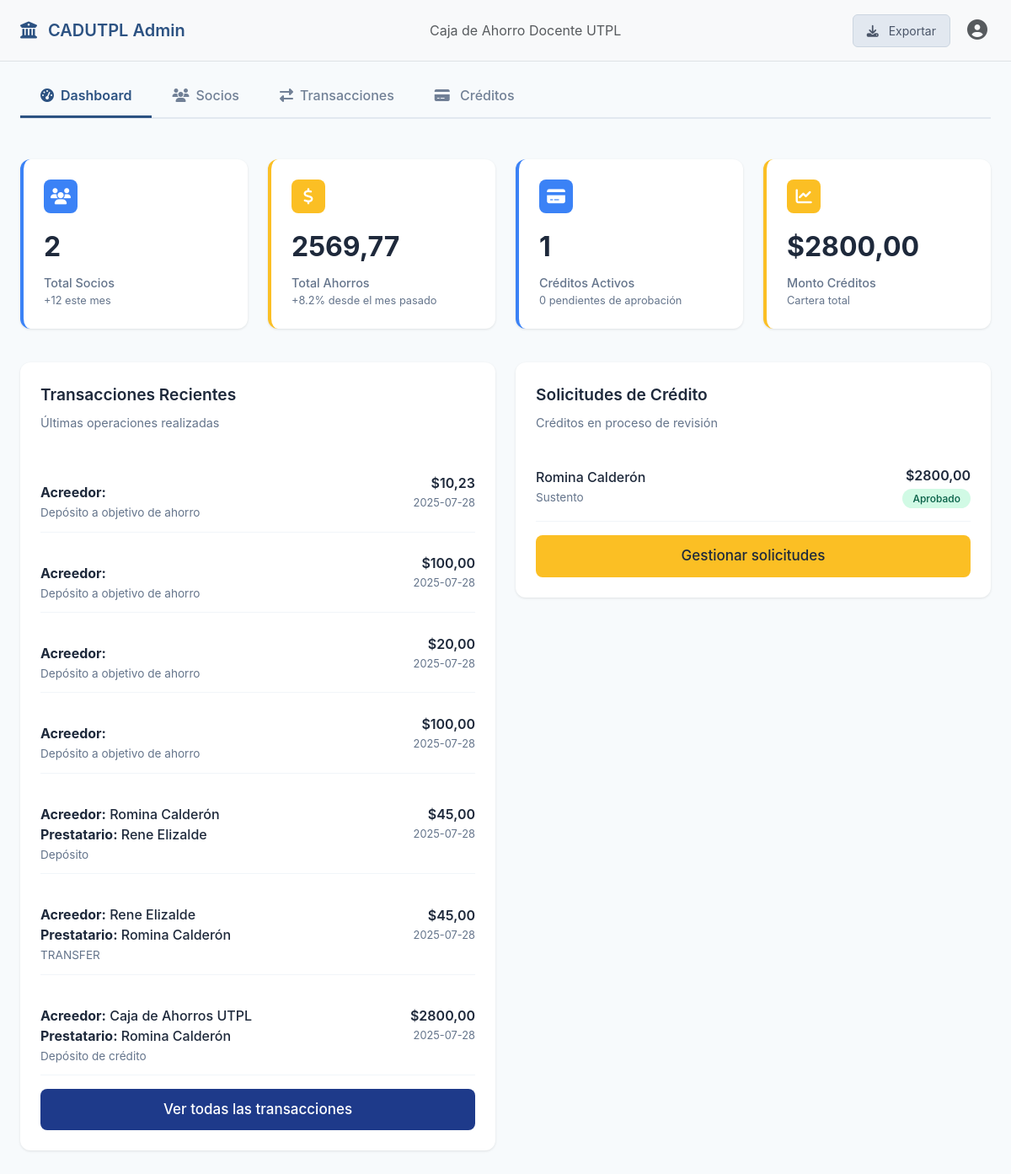
The page /home/admin/ on the database its author committed.
### transactions/models.py (models this page shows, shortened)
class Transaction(models.Model):
    TRANSACTION_TYPES = [
        ("DEPOSIT", "Depósito"),
        ("WITHDRAWAL", "Retiro"),
        ("TRANSFER_SENT", "Transferencia enviada"),
        ("TRANSFER_RECEIVED", "Transferencia recibida"),
        ("PAYMENT", "Pago"),
        ("REFUND", "Reembolso"),
        ("CREDIT_DEPOSIT", "Depósito de crédito"),
        ("CREDIT_PAYMENT", "Pago de crédito"),
        ("SAVINGS_DEPOSIT", "Depósito a objetivo de ahorro"),
        ("SAVINGS_WITHDRAWAL", "Retiro de objetivo de ahorro"),
        ("SAVINGS_RETURN", "Devolución de fondos de objetivo"),
        ("APORT","Aporte")
    ]
    STATUS_CHOICES = [
        ("PENDING", "Pendiente"),
        ("COMPLETED", "Completada"),
        ("FAILED", "Fallida"),
        ("CANCELLED", "Cancelada"),
    ]
    wallet = models.ForeignKey(
        Wallet, on_delete=models.CASCADE, related_name="transactions"
    )
    transaction_type = models.CharField(max_length=20, choices=TRANSACTION_TYPES)
    amount = models.DecimalField(max_digits=10, decimal_places=2)
    recipient = models.ForeignKey(
        CustomUser,
        on_delete=models.SET_NULL,
        null=True,
        blank=True,
        related_name="received_transactions",
    )
    description = models.CharField(max_length=255)
    status = models.CharField(
        max_length=20, choices=STATUS_CHOICES, default="COMPLETED"
    )
    reference_number = models.CharField(max_length=50, unique=True, editable=False)
    created_at = models.DateTimeField(auto_now_add=True)
    updated_at = models.DateTimeField(auto_now=True)
    class Meta:
        ordering = ["-created_at"]
        db_table = "transactions"

### users/models.py (models this page shows, shortened)
class CustomUser(AbstractUser):
    username = models.CharField(
        max_length=150,
        unique=True,
        verbose_name="Nombre de usuario",
        null=True,
        blank=True,  # Permite que sea opcional para los usuarios normales
    )
    email = models.EmailField(unique=True)
    phone = models.CharField(max_length=15, blank=True, null=True)
    document_type = models.CharField(
        max_length=20,
        choices=[("CEDULA", "CEDULA"), ("RUC", "RUC"), ("PASSPORT", "Pasaporte")],
    )
    document_number = models.CharField(max_length=20)
    reference_number = models.CharField(max_length=100, unique=True, default=uuid.uuid4)
    address = models.CharField(max_length=255, blank=True)
    profile_picture = models.ImageField(
        upload_to="profile_pictures/", blank=True, null=True
    )
    account_balance = models.DecimalField(max_digits=10, decimal_places=2, default=0)
    is_verified = models.BooleanField(default=False)
    preferred_currency = models.CharField(max_length=3, default="USD")
    preferred_language = models.CharField(max_length=2, default="es")
    created_at = models.DateTimeField(auto_now_add=True)
    updated_at = models.DateTimeField(auto_now=True)
    USERNAME_FIELD = "email"  # El email sigue siendo el identificador único
    REQUIRED_FIELDS = [
        "username"
    ]  # Hacer que username sea requerido para superusuarios
    objects = CustomUserManager()  # Asignar el manager personalizado
    class Meta:
        db_table = "custom_users"

### wallets/models.py (models this page shows, shortened)
class Wallet(models.Model):
    user = models.OneToOneField(CustomUser, on_delete=models.CASCADE, related_name='wallet')
    balance = models.DecimalField(max_digits=10, decimal_places=2, default=0)
    total_credit_line = models.DecimalField(max_digits=10, decimal_places=2, default=2000)
    available_credit = models.DecimalField(max_digits=10, decimal_places=2, default=2000)
    created_at = models.DateTimeField(auto_now_add=True)
    updated_at = models.DateTimeField(auto_now=True)

### credits/models.py (models this page shows, shortened)
class Credit(models.Model):
    STATUS_CHOICES = (
        ('pending', 'Pendiente'),
        ('approved', 'Aprobado'),
        ('rejected', 'Rechazado'),
        ('paid', 'Pagado'),
        ('defaulted', 'Incumplido'),
    )
    TERM_CHOICES = (
        (12, '12 meses'),
        (24, '24 meses'),
        (36, '36 meses'),
        (48, '48 meses'),
    )
    wallet = models.ForeignKey(Wallet, on_delete=models.CASCADE, related_name='credits')
    amount = models.DecimalField(max_digits=10, decimal_places=2)
    interest_rate = models.DecimalField(max_digits=5, decimal_places=2)
    term = models.IntegerField(choices=TERM_CHOICES)  # Plazo en meses
    purpose = models.CharField(max_length=255, blank=True, null=True)
    estimated_monthly_payment = models.DecimalField(max_digits=10, decimal_places=2)
    status = models.CharField(max_length=20, choices=STATUS_CHOICES, default='pending')
    created_at = models.DateTimeField(auto_now_add=True)
    updated_at = models.DateTimeField(auto_now=True)

### home/views.py (the view)
# urls.py: path('home/admin/', admin_dashboard_view, name='admin_home'),
def admin_dashboard_view(request):
    if request.user.is_authenticated and not request.user.is_staff:
        return redirect("home")
    total_socios = CustomUser.objects.filter(is_staff=False).count()
    socios_verificados = CustomUser.objects.filter(
        is_verified=True, is_staff=False
    ).count()
    credit_applications = Credit.objects.filter(
        status__in=["pending", "approved"]
    ).select_related("wallet__user")
    active_credits = Credit.objects.filter(status="approved").select_related(
        "wallet__user"
    )
    pending_credits = Credit.objects.filter(status="pending").select_related(
        "wallet__user"
    )
    total_active_credits = active_credits.count()
    total_pending_credits = pending_credits.count()
    total_monto_creditos_activos = (
        active_credits.aggregate(total=Sum("amount"))["total"] or 0
    )
    total_approved_credits = (
        Credit.objects.filter(status="approved").aggregate(total=Sum("amount"))["total"]
        or 0
    )
    total_saldo_general = (
        Wallet.objects.filter(user__is_active=True, user__is_staff=False).aggregate(
            total=Sum("balance")
        )["total"]
        or 0
    )
    transacciones_recientes = (
        Transaction.objects.filter(wallet__user__is_staff=False)
        .select_related("wallet__user")
        .order_by("-created_at")[:10]
    )
    user = CustomUser.objects.filter(is_staff=False).first()
    current_balance = Wallet.objects.filter(user=user).first()
    transactions = Transaction.objects.filter(
        wallet=current_balance, wallet__user__is_staff=False
    )
    income = (
        transactions.filter(
            transaction_type__in=["DEPOSIT", "CREDIT_DEPOSIT", "APORT"]
        ).aggregate(total=Sum("amount"))["total"]
        or 0
    )
    expenses = (
        transactions.filter(
            transaction_type__in=["WITHDRAWAL", "TRANSFER", "TICKET_PURCHASE"]
        ).aggregate(total=Sum("amount"))["total"]
        or 0
    )
    balance = income - expenses
    context = {
        "total_socios": total_socios,
        "socios_verificados": socios_verificados,
        "credit_applications": credit_applications,
        "active_credits": active_credits,
        "pending_credits": pending_credits,
        "total_active_credits": total_active_credits,
        "total_pending_credits": total_pending_credits,
        "total_monto_creditos_activos": total_monto_creditos_activos,
        "total_approved_credits": total_approved_credits,
        "total_saldo_general": total_saldo_general,
        "transacciones_recientes": transacciones_recientes,
    }
    return render(request, "home/admin_home.html", context)

### home/templates/home/admin_home.html (shortened to what this page needs)
<!DOCTYPE html>
<html lang="es">
<head>
    <link href="https://cdnjs.cloudflare.com/ajax/libs/bootstrap/5.3.0/css/bootstrap.min.css" rel="stylesheet">
    <link href="https://cdnjs.cloudflare.com/ajax/libs/font-awesome/6.4.0/css/all.min.css" rel="stylesheet">
</head>
<body>
    {% include 'navbar.html' %}
    {% include 'tabs_menu.html' %}
    <div class="container-fluid px-4 main-content">
        {% block content %}
        <div class="row mb-4">
            <div class="col-md-3 mb-3">
                <div class="metric-card users">
                    <div class="metric-icon users">
                        <i class="fas fa-users"></i>
                    </div>
                    <div class="metric-value">{{ total_socios }}</div>
                    <div class="metric-label">Total Socios</div>
                    <div class="metric-change">+12 este mes</div>
                </div>
            </div>
            <div class="col-md-3 mb-3">
                <div class="metric-card savings">
                    <div class="metric-icon savings">
                        <i class="fas fa-dollar-sign"></i>
                    </div>
                    <div class="metric-value">{{ total_saldo_general|floatformat:2 }}</div>
                    <div class="metric-label">Total Ahorros</div>
                    <div class="metric-change">+8.2% desde el mes pasado</div>
                </div>
            </div>
            <div class="col-md-3 mb-3">
                <div class="metric-card credits">
                    <div class="metric-icon credits">
                        <i class="fas fa-credit-card"></i>
                    </div>
                    <div class="metric-value">{{ total_active_credits }}</div>
                    <div class="metric-label">Créditos Activos</div>
                    <div class="metric-change">{{ total_pending_credits }} pendientes de aprobación</div>
                </div>
            </div>
            <div class="col-md-3 mb-3">
                <div class="metric-card amount">
                    <div class="metric-icon amount">
                        <i class="fas fa-chart-line"></i>
                    </div>
                    <div class="metric-value">${{ total_approved_credits|floatformat:2 }}</div>
                    <div class="metric-label">Monto Créditos</div>
                    <div class="metric-change">Cartera total</div>
                </div>
            </div>
        </div>
        <div class="row">
            <div class="col-md-6">
                <div class="section-card">
                    <div class="section-title">Transacciones Recientes</div>
                    <div class="section-subtitle">Últimas operaciones realizadas</div>
                    {% for tx in transacciones_recientes %}
                    <div class="transaction-item">
                        <div>
                            <div class="transaction-user">
                                <br><b>Acreedor:</b> {{ tx.recipient.get_full_name }}
                                {% if tx.recipient %}
                                <br><b>Prestatario:</b> {{ tx.wallet.user.get_full_name }}
                                {% endif %}
                            </div>
                            <div class="transaction-type">
                                {{ tx.get_transaction_type_display }}
                            </div>
                        </div>
                        <div class="text-end">
                            <div class="transaction-amount">${{ tx.amount }}</div>
                            <div class="transaction-date">{{ tx.created_at|date:"Y-m-d" }}</div>
                        </div>
                    </div>
                    {% empty %}
                    <p>No hay transacciones recientes.</p>
                    {% endfor %}
                    <a href="{% url 'transaction_list_admin' %}" class="btn btn-primary btn-sm">Ver todas las
                        transacciones</a>
                </div>
            </div>
            <div class="col-md-6">
                <div class="section-card">
                    <div class="section-title">Solicitudes de Crédito</div>
                    <div class="section-subtitle">Créditos en proceso de revisión</div>
                    {% for credit in credit_applications %}
                    <div class="credit-application">
                        <div>
                            <div class="credit-user">{{ credit.wallet.user.get_full_name }}</div>
                            <div class="credit-type">{{ credit.purpose }}</div>
                        </div>
                        <div class="text-end">
                            <div class="credit-amount">${{ credit.amount }}</div>
                            <span class="status-badge
                    {% if credit.status == 'pending' %}status-pending
                    {% elif credit.status == 'approved' %}status-approved
                    {% elif credit.status == 'rejected' %}status-rejected
                    {% else %}status-review{% endif %}">
                                {{ credit.get_status_display }}
                            </span>
                        </div>
                    </div>
                    {% empty %}
                    <p>No hay solicitudes en proceso.</p>
                    {% endfor %}
                    <a href="{% url 'admin_credits' %}" class="btn btn-manage btn-sm">Gestionar solicitudes</a>
                </div>
            </div>
        </div>
        {% endblock %}
    </div>
</body>
</html>

### templates/menu_styles.html (style rules this page uses)
body { background-color: #f7fafc; font-family: -apple-system, BlinkMacSystemFont, 'Segoe UI', Roboto, sans-serif; }
.container-fluid { max-width: 1400px; }
.main-content { min-height: calc(100vh - 200px); padding-top: 2rem; }

### home/templates/home/admin_home.html (style rules this page uses)
:root { --primary-blue: #1e3a8a; --light-blue: #3b82f6; --yellow: #fbbf24; --green: #10b981; --gray-light: #f8fafc; --gray-medium: #64748b; }
.metric-card { background: white; border-radius: 12px; padding: 1.5rem; box-shadow: 0 1px 3px rgba(0, 0, 0, 0.1); border-left: 4px solid; height: 100%; }
.metric-card.users { border-left-color: var(--light-blue); }
.metric-card.savings { border-left-color: var(--yellow); }
.metric-card.credits { border-left-color: var(--light-blue); }
.metric-card.amount { border-left-color: var(--yellow); }
.metric-icon { width: 40px; height: 40px; border-radius: 8px; display: flex; align-items: center; justify-content: center; font-size: 1.2rem; color: white; margin-bottom: 1rem; }
.metric-icon.users { background-color: var(--light-blue); }
.metric-icon.savings { background-color: var(--yellow); }
.metric-icon.credits { background-color: var(--light-blue); }
.metric-icon.amount { background-color: var(--yellow); }
.metric-value { font-size: 2rem; font-weight: bold; color: #1e293b; margin-bottom: 0.5rem; }
.metric-label { color: var(--gray-medium); font-size: 0.9rem; font-weight: 500; }
.metric-change { font-size: 0.8rem; color: var(--gray-medium); }
.section-card { background: white; border-radius: 12px; padding: 1.5rem; box-shadow: 0 1px 3px rgba(0, 0, 0, 0.1); margin-bottom: 2rem; }
.section-title { font-size: 1.2rem; font-weight: 600; color: #1e293b; margin-bottom: 0.5rem; }
.section-subtitle { color: var(--gray-medium); font-size: 0.9rem; margin-bottom: 1.5rem; }
.transaction-item { display: flex; justify-content: space-between; align-items: center; padding: 0.75rem 0; border-bottom: 1px solid #f1f5f9; }
.transaction-user { font-weight: 500; color: #1e293b; margin-bottom: 2px; }
.transaction-type { color: var(--gray-medium); font-size: 0.85rem; }
.transaction-amount { font-weight: 600; color: #1e293b; margin-bottom: 2px; }
.transaction-date { color: var(--gray-medium); font-size: 0.8rem; }
.status-badge { padding: 4px 12px; border-radius: 20px; font-size: 0.75rem; font-weight: 500; }
.status-approved { background-color: #d1fae5; color: #065f46; }
.btn-primary { background-color: var(--primary-blue); color: #fff; border: none; padding: 0.75rem 2rem; border-radius: 8px; font-weight: 500; font-size: 17px; width: 100%; margin-top: 1rem; }
.btn-manage { background-color: var(--yellow); color: #1e293b; border: none; padding: 0.75rem 2rem; border-radius: 8px; font-weight: 500; width: 100%; margin-top: 1rem; font-size: 17px; }
.credit-application { display: flex; justify-content: space-between; align-items: center; padding: 1rem 0; border-bottom: 1px solid #f1f5f9; }
.credit-user { font-weight: 500; color: #1e293b; margin-bottom: 2px; }
.credit-type { color: var(--gray-medium); font-size: 0.85rem; }
.credit-amount { font-weight: 600; color: #1e293b; margin-bottom: 2px; }

### rows shown on the page
Transaction: transaction_type "Depósito a objetivo de ahorro", amount "10,23", created_at "2025-07-28"
Transaction: transaction_type "Depósito a objetivo de ahorro", amount "100,00", created_at "2025-07-28"
Transaction: transaction_type "Depósito a objetivo de ahorro", amount "20,00", created_at "2025-07-28"
Transaction: transaction_type "Depósito a objetivo de ahorro", amount "100,00", created_at "2025-07-28"
Transaction: recipient.get_full_name "Romina Calderón", wallet.user.get_full_name "Rene Elizalde", transaction_type "Depósito", amount "45,00", created_at "2025-07-28"
Transaction: recipient.get_full_name "Rene Elizalde", wallet.user.get_full_name "Romina Calderón", transaction_type "TRANSFER", amount "45,00", created_at "2025-07-28"
Transaction: recipient.get_full_name "Caja de Ahorros UTPL", wallet.user.get_full_name "Romina Calderón", transaction_type "Depósito de crédito", amount "2800,00", created_at "2025-07-28"
Credit: wallet.user.get_full_name "Romina Calderón", purpose "Sustento", amount "2800,00", status "Aprobado"

### other values the page prints
{{ total_socios }} "2"
{{ total_saldo_general|floatformat:2 }} "2569,77"
{{ total_active_credits }} "1"
{{ total_pending_credits }} "0"
{{ total_approved_credits|floatformat:2 }} "2800,00"
